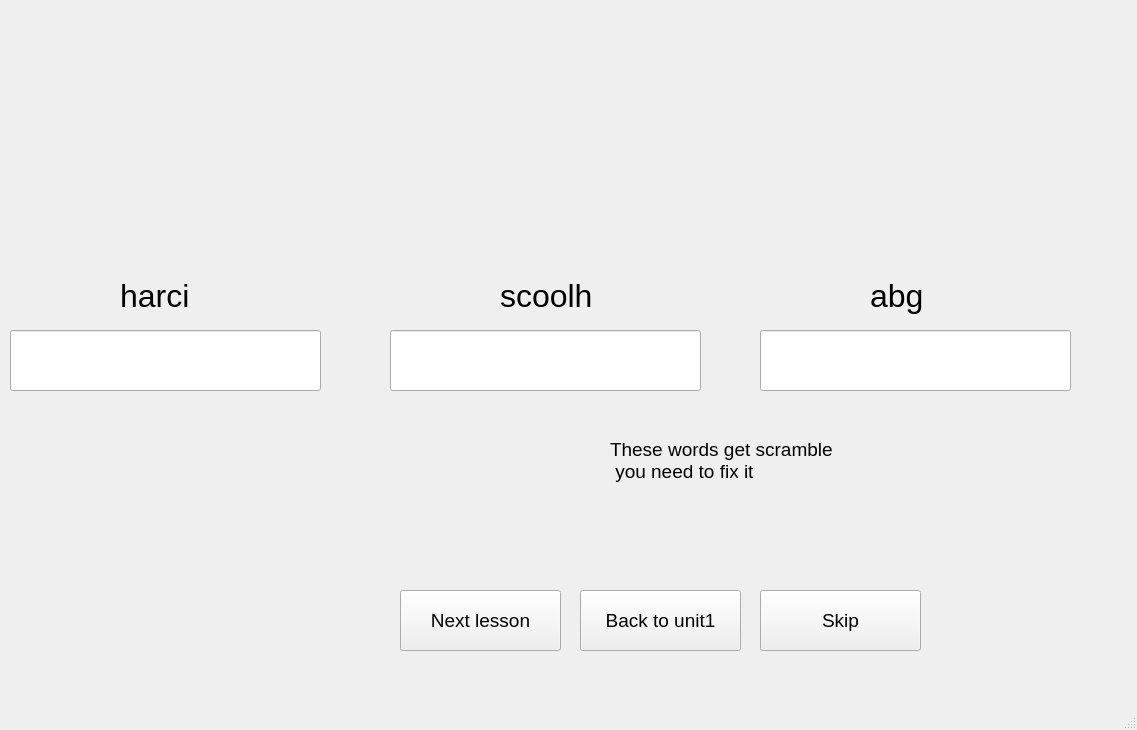
<?xml version="1.0" encoding="UTF-8"?>
<ui version="4.0">
 <class>MainWindow</class>
 <widget class="QMainWindow" name="MainWindow">
  <property name="geometry">
   <rect>
    <x>0</x>
    <y>0</y>
    <width>1137</width>
    <height>730</height>
   </rect>
  </property>
  <property name="windowTitle">
   <string>MainWindow</string>
  </property>
  <widget class="QWidget" name="centralwidget">
   <widget class="QLineEdit" name="lineEdit">
    <property name="geometry">
     <rect>
      <x>10</x>
      <y>330</y>
      <width>311</width>
      <height>61</height>
     </rect>
    </property>
    <property name="font">
     <font>
      <pointsize>14</pointsize>
     </font>
    </property>
    <property name="text">
     <string/>
    </property>
   </widget>
   <widget class="QLabel" name="label_2">
    <property name="geometry">
     <rect>
      <x>950</x>
      <y>410</y>
      <width>121</width>
      <height>241</height>
     </rect>
    </property>
    <property name="text">
     <string/>
    </property>
    <property name="pixmap">
     <pixmap>../PTI picture SPCK/Boy.png</pixmap>
    </property>
    <property name="scaledContents">
     <bool>true</bool>
    </property>
   </widget>
   <widget class="QLabel" name="label_8">
    <property name="geometry">
     <rect>
      <x>120</x>
      <y>260</y>
      <width>91</width>
      <height>71</height>
     </rect>
    </property>
    <property name="font">
     <font>
      <pointsize>24</pointsize>
     </font>
    </property>
    <property name="text">
     <string>harci</string>
    </property>
   </widget>
   <widget class="QLabel" name="label_7">
    <property name="geometry">
     <rect>
      <x>10</x>
      <y>10</y>
      <width>311</width>
      <height>241</height>
     </rect>
    </property>
    <property name="text">
     <string/>
    </property>
    <property name="pixmap">
     <pixmap>../PTI picture SPCK/chair.jfif</pixmap>
    </property>
    <property name="scaledContents">
     <bool>true</bool>
    </property>
   </widget>
   <widget class="QLabel" name="label_9">
    <property name="geometry">
     <rect>
      <x>500</x>
      <y>260</y>
      <width>91</width>
      <height>71</height>
     </rect>
    </property>
    <property name="font">
     <font>
      <pointsize>24</pointsize>
     </font>
    </property>
    <property name="text">
     <string>scoolh</string>
    </property>
   </widget>
   <widget class="QLabel" name="label_10">
    <property name="geometry">
     <rect>
      <x>390</x>
      <y>10</y>
      <width>311</width>
      <height>241</height>
     </rect>
    </property>
    <property name="text">
     <string/>
    </property>
    <property name="pixmap">
     <pixmap>../PTI picture SPCK/school.webp</pixmap>
    </property>
    <property name="scaledContents">
     <bool>true</bool>
    </property>
   </widget>
   <widget class="QLineEdit" name="lineEdit_2">
    <property name="geometry">
     <rect>
      <x>390</x>
      <y>330</y>
      <width>311</width>
      <height>61</height>
     </rect>
    </property>
    <property name="font">
     <font>
      <pointsize>14</pointsize>
     </font>
    </property>
    <property name="text">
     <string/>
    </property>
   </widget>
   <widget class="QLineEdit" name="lineEdit_3">
    <property name="geometry">
     <rect>
      <x>760</x>
      <y>330</y>
      <width>311</width>
      <height>61</height>
     </rect>
    </property>
    <property name="font">
     <font>
      <pointsize>14</pointsize>
     </font>
    </property>
    <property name="text">
     <string/>
    </property>
   </widget>
   <widget class="QLabel" name="label_11">
    <property name="geometry">
     <rect>
      <x>760</x>
      <y>10</y>
      <width>311</width>
      <height>241</height>
     </rect>
    </property>
    <property name="text">
     <string/>
    </property>
    <property name="pixmap">
     <pixmap>../PTI picture SPCK/bag.jpg</pixmap>
    </property>
    <property name="scaledContents">
     <bool>true</bool>
    </property>
   </widget>
   <widget class="QLabel" name="label_12">
    <property name="geometry">
     <rect>
      <x>870</x>
      <y>260</y>
      <width>91</width>
      <height>71</height>
     </rect>
    </property>
    <property name="font">
     <font>
      <pointsize>24</pointsize>
     </font>
    </property>
    <property name="text">
     <string>abg</string>
    </property>
   </widget>
   <widget class="QLabel" name="label">
    <property name="geometry">
     <rect>
      <x>610</x>
      <y>420</y>
      <width>331</width>
      <height>81</height>
     </rect>
    </property>
    <property name="font">
     <font>
      <pointsize>14</pointsize>
     </font>
    </property>
    <property name="text">
     <string>These words get scramble
 you need to fix it</string>
    </property>
   </widget>
   <widget class="QPushButton" name="pushButton_3">
    <property name="geometry">
     <rect>
      <x>400</x>
      <y>590</y>
      <width>161</width>
      <height>61</height>
     </rect>
    </property>
    <property name="font">
     <font>
      <pointsize>14</pointsize>
     </font>
    </property>
    <property name="text">
     <string>Next lesson</string>
    </property>
   </widget>
   <widget class="QPushButton" name="pushButton_4">
    <property name="geometry">
     <rect>
      <x>580</x>
      <y>590</y>
      <width>161</width>
      <height>61</height>
     </rect>
    </property>
    <property name="font">
     <font>
      <pointsize>14</pointsize>
     </font>
    </property>
    <property name="text">
     <string>Back to unit1</string>
    </property>
   </widget>
   <widget class="QPushButton" name="pushButton_6">
    <property name="geometry">
     <rect>
      <x>760</x>
      <y>590</y>
      <width>161</width>
      <height>61</height>
     </rect>
    </property>
    <property name="font">
     <font>
      <pointsize>14</pointsize>
     </font>
    </property>
    <property name="text">
     <string>Skip</string>
    </property>
   </widget>
  </widget>
  <widget class="QMenuBar" name="menubar">
   <property name="geometry">
    <rect>
     <x>0</x>
     <y>0</y>
     <width>1137</width>
     <height>26</height>
    </rect>
   </property>
  </widget>
  <widget class="QStatusBar" name="statusbar"/>
 </widget>
 <resources/>
 <connections/>
</ui>
